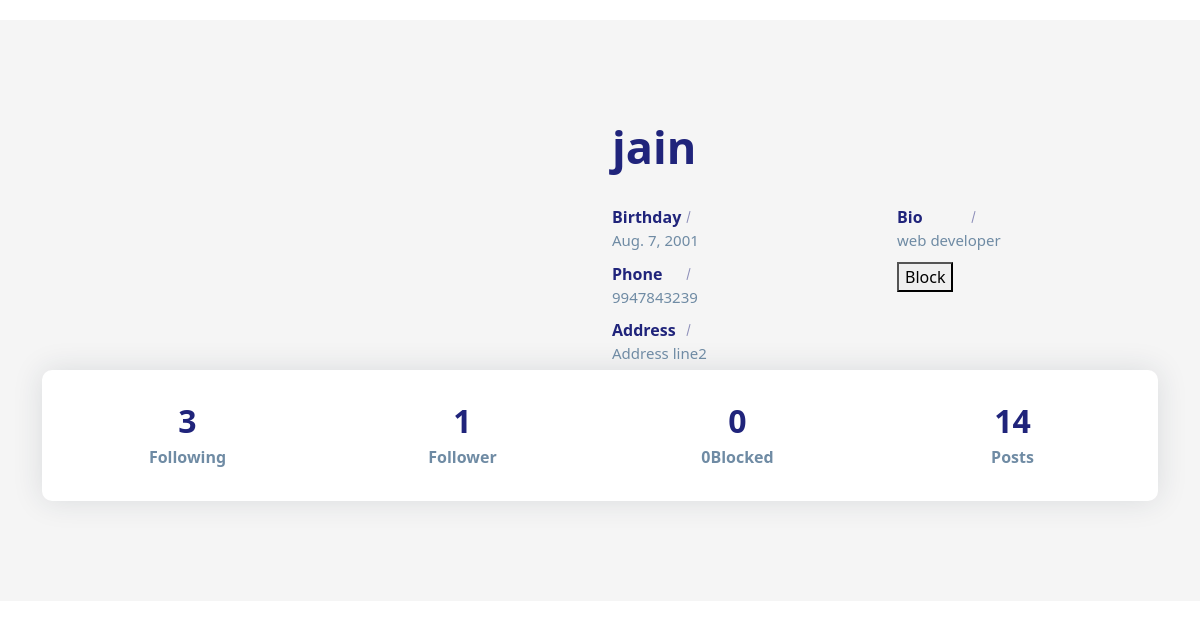
Screenshot of /profiles/2 (signed in) with the database file from the repository.
### social/models.py (models this page shows)
class UserProfile(models.Model):
    user=models.OneToOneField(User,on_delete=models.CASCADE,related_name="profile")
    address=models.CharField(max_length=200,null=True)
    phone=models.CharField(max_length=200,null=True)
    profile_pic=models.ImageField(upload_to="profilepics",null=True,blank=True)
    dob=models.DateField(null=True)
    bio=models.CharField(max_length=200,null=True)
    following=models.ManyToManyField("self",related_name="followed_by",symmetrical=False,null=True)
    block=models.ManyToManyField("self",related_name="blocked",symmetrical=False,null=True)
    def __str__(self):
        return self.user.username

### social/views.py (the view)
# urls.py: path('profiles/<int:pk>',views.ProfileDetailView.as_view(),name="profile-detail"),
@method_decorator(decs,name="dispatch")
class ProfileDetailView(DetailView):
    template_name="profile_detail.html"
    model=UserProfile
    context_object_name="data"

### social/templates/profile_detail.html (shortened to what this page needs)
<!DOCTYPE html>
{%load static%}
<html lang="en">
<head>
    <link href="https://cdn.jsdelivr.net/npm/bootstrap@5.3.2/dist/css/bootstrap.min.css" rel="stylesheet">
    <link rel="stylesheet" href="{%static 'social/css/profile.css'%}">
</head>
<body>
    <section class="section about-section gray-bg" id="about">
        <div class="container">
            <div class="row align-items-center flex-row-reverse">
                <div class="col-lg-6">
                    <div class="about-text go-to">
                        <h3 class="dark-color">{{data}}</h3>
                        <div class="row about-list">
                            <div class="col-md-6">
                                <div class="media">
                                    <label>Birthday</label>
                                    <p>{{data.dob}}</p>
                                </div>
                                <div class="media">
                                    <label>Phone</label>
                                    <p>{{data.phone}}</p>
                                </div>
                                <div class="media">
                                    <label>Address</label>
                                    <p>{{data.address}}</p>
                                </div>
                            </div>
                            <div class="col-md-6">
                                <div class="media">
                                    <label>Bio</label>
                                    <p>{{data.bio}}</p>
                                </div>
                                {%if request.user != data.user%}
                                <div class="media">
                                    <form action="{% url 'block' data.id %}" method="post">
                                        {%if data in request.user.profile.block.all%}
                                        <button type="submit" name="action" value="unblock">unblock</button>
                                        {%else%}
                                        <button type="submit" name="action" value="block">Block</button>
                                        {%endif%}
                                    </form>
                                </div>
                                {%endif%}
                            </div>
                        </div>
                    </div>
                </div>
                <div class="col-lg-6">
                    <div class="about-avatar">
                    </div>
                </div>
            </div>
            <div class="counter">
                <div class="row">
                    <div class="col-6 col-lg-3">
                        <div class="count-data text-center">
                            <h6 class="count h2" data-to="500" data-speed="500">{{data.following.count}}</h6>
                            <p class="m-0px font-w-600">Following</p>
                        </div>
                    </div>
                    <div class="col-6 col-lg-3">
                        <div class="count-data text-center">
                            <h6 class="count h2" data-to="150" data-speed="150">{{data.followed_by.count}}</h6>
                            <p class="m-0px font-w-600">Follower</p>
                        </div>
                    </div>
                    <div class="col-6 col-lg-3">
                        <div class="count-data text-center">
                            <h6 class="count h2" data-to="850" data-speed="850">{{data.block.count}}</h6>
                            <p class="m-0px font-w-600">{{data.block.all.count}}Blocked</p>
                        </div>
                    </div>
                    <div class="col-6 col-lg-3">
                        <div class="count-data text-center">
                            <h6 class="count h2" data-to="190" data-speed="190">{{data.user.userpost.all.count}}</h6>
                            <p class="m-0px font-w-600">Posts</p>
                        </div>
                    </div>
                </div>
            </div>
        </div>
    </section>
</body>
</html>

### social/static/social/css/profile.css (style rules this page uses)
body { color: #6F8BA4; margin-top:20px; }
.section { padding: 100px 0; position: relative; }
.gray-bg { background-color: #f5f5f5; }
.about-text h3 { font-size: 45px; font-weight: 700; margin: 0 0 6px; }
.about-text p { font-size: 18px; max-width: 450px; }
.about-list { padding-top: 10px; }
.about-list .media { padding: 5px 0; }
.about-list label { color: #20247b; font-weight: 600; width: 88px; margin: 0; position: relative; }
.about-list label:after { content: ""; position: absolute; top: 0; bottom: 0; right: 11px; width: 1px; height: 12px; background: #20247b; -moz-transform: rotate(15deg); -o-transform: rotate(15deg); -ms-transform: rotate(15deg); -webkit-transform: rotate(15deg); transform: rotate(15deg); margin: auto; opacity: 0.5; }
.about-list p { margin: 0; font-size: 15px; }
.about-section .counter { padding: 22px 20px; background: #ffffff; border-radius: 10px; box-shadow: 0 0 30px rgba(31, 45, 61, 0.125); }
.about-section .counter .count-data { margin-top: 10px; margin-bottom: 10px; }
.about-section .counter .count { font-weight: 700; color: #20247b; margin: 0 0 5px; }
.about-section .counter p { font-weight: 600; margin: 0; }
.dark-color { color: #20247b; }

### rows the page displays
UserProfile: user.username "jain", dob "Aug. 7, 2001", phone "9947843239", address "Address line2", bio "web developer", following.count "3", followed_by.count "1", block.count "0", block.all.count "0", user.userpost.all.count "14"
